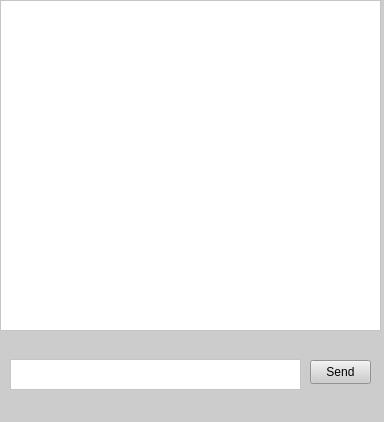
<?xml version="1.0" encoding="UTF-8"?>
<ui version="4.0">
 <class>chatpage</class>
 <widget class="QMainWindow" name="chatpage">
  <property name="geometry">
   <rect>
    <x>0</x>
    <y>0</y>
    <width>384</width>
    <height>422</height>
   </rect>
  </property>
  <property name="minimumSize">
   <size>
    <width>384</width>
    <height>422</height>
   </size>
  </property>
  <property name="maximumSize">
   <size>
    <width>384</width>
    <height>422</height>
   </size>
  </property>
  <property name="windowTitle">
   <string>Chat</string>
  </property>
  <property name="styleSheet">
   <string notr="true">background-color: rgb(204, 204, 204);</string>
  </property>
  <widget class="QWidget" name="centralwidget">
   <widget class="QTextEdit" name="message_textEdit">
    <property name="geometry">
     <rect>
      <x>10</x>
      <y>359</y>
      <width>291</width>
      <height>31</height>
     </rect>
    </property>
    <property name="styleSheet">
     <string notr="true">background-color: rgb(255, 255, 255);
</string>
    </property>
   </widget>
   <widget class="QPushButton" name="pushButton">
    <property name="geometry">
     <rect>
      <x>310</x>
      <y>360</y>
      <width>61</width>
      <height>24</height>
     </rect>
    </property>
    <property name="text">
     <string>Send</string>
    </property>
   </widget>
   <widget class="QScrollArea" name="scrollArea">
    <property name="geometry">
     <rect>
      <x>0</x>
      <y>0</y>
      <width>381</width>
      <height>331</height>
     </rect>
    </property>
    <property name="sizePolicy">
     <sizepolicy hsizetype="Preferred" vsizetype="Preferred">
      <horstretch>0</horstretch>
      <verstretch>0</verstretch>
     </sizepolicy>
    </property>
    <property name="styleSheet">
     <string notr="true">background-color: rgb(255, 255, 255);</string>
    </property>
    <property name="verticalScrollBarPolicy">
     <enum>Qt::ScrollBarAlwaysOff</enum>
    </property>
    <property name="horizontalScrollBarPolicy">
     <enum>Qt::ScrollBarAlwaysOff</enum>
    </property>
    <property name="widgetResizable">
     <bool>true</bool>
    </property>
    <widget class="QWidget" name="scrollAreaWidgetContents">
     <property name="geometry">
      <rect>
       <x>0</x>
       <y>0</y>
       <width>379</width>
       <height>329</height>
      </rect>
     </property>
    </widget>
   </widget>
  </widget>
  <widget class="QMenuBar" name="menubar">
   <property name="geometry">
    <rect>
     <x>0</x>
     <y>0</y>
     <width>384</width>
     <height>21</height>
    </rect>
   </property>
  </widget>
 </widget>
 <resources/>
 <connections/>
</ui>
